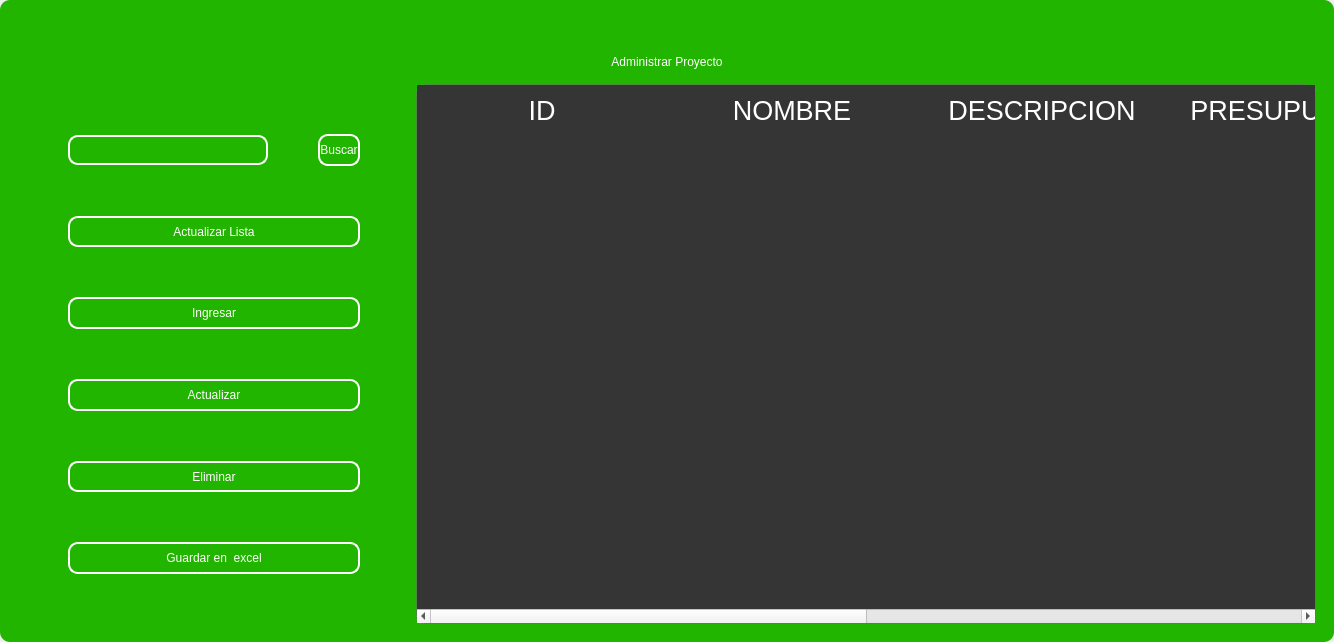
<?xml version="1.0" encoding="UTF-8"?>
<ui version="4.0">
 <class>MainWindow</class>
 <widget class="QMainWindow" name="MainWindow">
  <property name="geometry">
   <rect>
    <x>0</x>
    <y>0</y>
    <width>1303</width>
    <height>642</height>
   </rect>
  </property>
  <property name="windowTitle">
   <string>MainWindow</string>
  </property>
  <property name="styleSheet">
   <string notr="true"/>
  </property>
  <widget class="QWidget" name="centralwidget">
   <property name="styleSheet">
    <string notr="true"/>
   </property>
   <layout class="QVBoxLayout" name="verticalLayout">
    <property name="spacing">
     <number>0</number>
    </property>
    <property name="leftMargin">
     <number>0</number>
    </property>
    <property name="topMargin">
     <number>0</number>
    </property>
    <property name="rightMargin">
     <number>0</number>
    </property>
    <property name="bottomMargin">
     <number>0</number>
    </property>
    <item>
     <widget class="QFrame" name="frame">
      <property name="enabled">
       <bool>true</bool>
      </property>
      <property name="styleSheet">
       <string notr="true">
QFrame {
border-radius:10px;
background-color: rgb(33, 181, 0);
 }
</string>
      </property>
      <property name="frameShape">
       <enum>QFrame::StyledPanel</enum>
      </property>
      <property name="frameShadow">
       <enum>QFrame::Raised</enum>
      </property>
      <layout class="QVBoxLayout" name="verticalLayout_2">
       <item>
        <widget class="QFrame" name="frame_superior">
         <property name="minimumSize">
          <size>
           <width>0</width>
           <height>40</height>
          </size>
         </property>
         <property name="maximumSize">
          <size>
           <width>16777215</width>
           <height>40</height>
          </size>
         </property>
         <property name="styleSheet">
          <string notr="true">QPushButton{
border-radius:18px;
}

QPushButton:hover{
	background-color: rgb(0, 0, 0);
}
</string>
         </property>
         <property name="frameShape">
          <enum>QFrame::StyledPanel</enum>
         </property>
         <property name="frameShadow">
          <enum>QFrame::Raised</enum>
         </property>
         <layout class="QHBoxLayout" name="horizontalLayout_3">
          <property name="spacing">
           <number>4</number>
          </property>
          <property name="leftMargin">
           <number>0</number>
          </property>
          <property name="topMargin">
           <number>0</number>
          </property>
          <property name="rightMargin">
           <number>0</number>
          </property>
          <property name="bottomMargin">
           <number>0</number>
          </property>
          <item>
           <widget class="QPushButton" name="btn_icon">
            <property name="text">
             <string/>
            </property>
            <property name="iconSize">
             <size>
              <width>40</width>
              <height>40</height>
             </size>
            </property>
           </widget>
          </item>
          <item>
           <spacer name="horizontalSpacer_2">
            <property name="orientation">
             <enum>Qt::Horizontal</enum>
            </property>
            <property name="sizeHint" stdset="0">
             <size>
              <width>443</width>
              <height>20</height>
             </size>
            </property>
           </spacer>
          </item>
          <item>
           <widget class="QPushButton" name="btn_exit">
            <property name="minimumSize">
             <size>
              <width>38</width>
              <height>38</height>
             </size>
            </property>
            <property name="maximumSize">
             <size>
              <width>38</width>
              <height>38</height>
             </size>
            </property>
            <property name="cursor">
             <cursorShape>PointingHandCursor</cursorShape>
            </property>
            <property name="text">
             <string/>
            </property>
            <property name="iconSize">
             <size>
              <width>35</width>
              <height>35</height>
             </size>
            </property>
           </widget>
          </item>
          <item>
           <widget class="QPushButton" name="bt_minimizar">
            <property name="minimumSize">
             <size>
              <width>38</width>
              <height>38</height>
             </size>
            </property>
            <property name="maximumSize">
             <size>
              <width>38</width>
              <height>38</height>
             </size>
            </property>
            <property name="cursor">
             <cursorShape>PointingHandCursor</cursorShape>
            </property>
            <property name="text">
             <string/>
            </property>
            <property name="icon">
             <iconset>
              <normaloff>image/minus.svg</normaloff>image/minus.svg</iconset>
            </property>
            <property name="iconSize">
             <size>
              <width>38</width>
              <height>38</height>
             </size>
            </property>
           </widget>
          </item>
          <item>
           <widget class="QPushButton" name="bt_maximizar">
            <property name="minimumSize">
             <size>
              <width>38</width>
              <height>38</height>
             </size>
            </property>
            <property name="maximumSize">
             <size>
              <width>38</width>
              <height>38</height>
             </size>
            </property>
            <property name="cursor">
             <cursorShape>PointingHandCursor</cursorShape>
            </property>
            <property name="text">
             <string/>
            </property>
            <property name="icon">
             <iconset>
              <normaloff>image/chevron-up.svg</normaloff>image/chevron-up.svg</iconset>
            </property>
            <property name="iconSize">
             <size>
              <width>38</width>
              <height>38</height>
             </size>
            </property>
           </widget>
          </item>
          <item>
           <widget class="QPushButton" name="bt_restaurar">
            <property name="minimumSize">
             <size>
              <width>38</width>
              <height>38</height>
             </size>
            </property>
            <property name="maximumSize">
             <size>
              <width>38</width>
              <height>38</height>
             </size>
            </property>
            <property name="cursor">
             <cursorShape>PointingHandCursor</cursorShape>
            </property>
            <property name="text">
             <string/>
            </property>
            <property name="icon">
             <iconset>
              <normaloff>image/chevron-down.svg</normaloff>image/chevron-down.svg</iconset>
            </property>
            <property name="iconSize">
             <size>
              <width>38</width>
              <height>38</height>
             </size>
            </property>
           </widget>
          </item>
          <item>
           <widget class="QPushButton" name="bt_cerrar">
            <property name="minimumSize">
             <size>
              <width>38</width>
              <height>38</height>
             </size>
            </property>
            <property name="maximumSize">
             <size>
              <width>38</width>
              <height>38</height>
             </size>
            </property>
            <property name="cursor">
             <cursorShape>PointingHandCursor</cursorShape>
            </property>
            <property name="text">
             <string/>
            </property>
            <property name="icon">
             <iconset>
              <normaloff>image/x.svg</normaloff>image/x.svg</iconset>
            </property>
            <property name="iconSize">
             <size>
              <width>38</width>
              <height>38</height>
             </size>
            </property>
           </widget>
          </item>
         </layout>
        </widget>
       </item>
       <item>
        <widget class="QLabel" name="label">
         <property name="styleSheet">
          <string notr="true">font: 30pt &quot;MS Shell Dlg 2&quot;;
color: rgb(255, 255, 255);</string>
         </property>
         <property name="text">
          <string>Administrar Proyecto</string>
         </property>
         <property name="alignment">
          <set>Qt::AlignCenter</set>
         </property>
        </widget>
       </item>
       <item>
        <widget class="QFrame" name="frame_3">
         <property name="frameShape">
          <enum>QFrame::StyledPanel</enum>
         </property>
         <property name="frameShadow">
          <enum>QFrame::Raised</enum>
         </property>
         <layout class="QHBoxLayout" name="horizontalLayout_4">
          <item>
           <layout class="QVBoxLayout" name="verticalLayout_4">
            <property name="spacing">
             <number>50</number>
            </property>
            <property name="leftMargin">
             <number>50</number>
            </property>
            <property name="topMargin">
             <number>50</number>
            </property>
            <property name="rightMargin">
             <number>50</number>
            </property>
            <property name="bottomMargin">
             <number>50</number>
            </property>
            <item>
             <layout class="QHBoxLayout" name="horizontalLayout">
              <item>
               <widget class="QLineEdit" name="searchtxt">
                <property name="minimumSize">
                 <size>
                  <width>200</width>
                  <height>30</height>
                 </size>
                </property>
                <property name="maximumSize">
                 <size>
                  <width>150</width>
                  <height>16777215</height>
                 </size>
                </property>
                <property name="styleSheet">
                 <string notr="true">QLabel {
	color: rgb(255, 255, 254);
	font: 12pt &quot;Arial&quot;;
	background-color: rgba(0, 0, 0,0);
}

QTextEdit{
background-color: rgba(0, 0, 0,0);
border-radius:10px; 
font: 12pt &quot;Arial&quot;;
color: rgb(255, 255, 254);
border: 2px solid  rgb(255, 255, 255);

}

QTextEdit:hover{
background-color: rgba(0, 0, 0,0);
border-radius:10px; 
font: 12pt &quot;Arial&quot;;
border: 2px solid  rgb(120, 0, 171);
}

QTextEdit:focus{
background-color: rgb(0, 0, 0);
border-radius:10px; 
font: 12pt &quot;Arial&quot;;
border: 2px solid rgb(120, 0, 171);
}

QLineEdit{
background-color: rgba(0, 0, 0,0);
border-radius:10px; 
font: 12pt &quot;Arial&quot;;
color: rgb(255, 255, 254);
border: 2px solid  rgb(255, 255, 255);

}

QLineEdit:hover{
background-color: rgba(0, 0, 0,0);
border-radius:10px; 
font: 12pt &quot;Arial&quot;;
border: 2px solid  rgb(120, 0, 171);
}

QLineEdit:focus{
background-color: rgb(0, 0, 0);
border-radius:10px; 
font: 12pt &quot;Arial&quot;;
border: 2px solid rgb(120, 0, 171);
}

QCheckBox{
	font: 12pt &quot;Arial&quot;;
	color: rgb(255, 255, 255);
}

QCheckBox::indicator {
    width: 18px;
    height:18px;
}

QCheckBox::indicator:unchecked {
   background-image: url(image/square.svg);
}

QCheckBox::indicator:checked {
   background-image: url(image/check-square.svg);
}

QPushButton{
border-radius:10px; 
font: 12pt &quot;Arial&quot;;
color: rgb(255, 255, 254);
border: 2px solid #ffffff;
}

QPushButton:hover{
border-radius:10px; 
font: 12pt &quot;Arial&quot;;
color: rgb(255, 255, 255);
border: 2px solid rgb(120, 0, 171);
	background-color: rgb(120, 0, 171);
}
</string>
                </property>
               </widget>
              </item>
              <item>
               <widget class="QPushButton" name="btn_search">
                <property name="minimumSize">
                 <size>
                  <width>0</width>
                  <height>15</height>
                 </size>
                </property>
                <property name="maximumSize">
                 <size>
                  <width>100</width>
                  <height>50</height>
                 </size>
                </property>
                <property name="cursor">
                 <cursorShape>PointingHandCursor</cursorShape>
                </property>
                <property name="styleSheet">
                 <string notr="true">QPushButton{
border-radius:10px; 
font: 12pt &quot;Arial&quot;;
color: rgb(255, 255, 254);
border: 2px solid #ffffff;
}

QPushButton:hover{
border-radius:10px; 
font: 12pt &quot;Arial&quot;;
color: rgb(255, 255, 255);
border: 2px solid rgb(120, 0, 171);
	background-color: rgb(120, 0, 171);
}</string>
                </property>
                <property name="text">
                 <string>Buscar</string>
                </property>
               </widget>
              </item>
             </layout>
            </item>
            <item>
             <widget class="QPushButton" name="btn_get">
              <property name="minimumSize">
               <size>
                <width>50</width>
                <height>0</height>
               </size>
              </property>
              <property name="maximumSize">
               <size>
                <width>300</width>
                <height>50</height>
               </size>
              </property>
              <property name="cursor">
               <cursorShape>PointingHandCursor</cursorShape>
              </property>
              <property name="styleSheet">
               <string notr="true">QPushButton{
border-radius:10px; 
font: 12pt &quot;Arial&quot;;
color: rgb(255, 255, 254);
border: 2px solid #ffffff;
}

QPushButton:hover{
border-radius:10px; 
font: 12pt &quot;Arial&quot;;
color: rgb(255, 255, 255);
border: 2px solid rgb(120, 0, 171);
	background-color: rgb(120, 0, 171);
}</string>
              </property>
              <property name="text">
               <string>Actualizar Lista</string>
              </property>
              <property name="iconSize">
               <size>
                <width>35</width>
                <height>35</height>
               </size>
              </property>
             </widget>
            </item>
            <item>
             <widget class="QPushButton" name="btn_add">
              <property name="maximumSize">
               <size>
                <width>300</width>
                <height>50</height>
               </size>
              </property>
              <property name="cursor">
               <cursorShape>PointingHandCursor</cursorShape>
              </property>
              <property name="styleSheet">
               <string notr="true">QPushButton{
border-radius:10px; 
font: 12pt &quot;Arial&quot;;
color: rgb(255, 255, 254);
border: 2px solid #ffffff;
}

QPushButton:hover{
border-radius:10px; 
font: 12pt &quot;Arial&quot;;
color: rgb(255, 255, 255);
border: 2px solid rgb(120, 0, 171);
	background-color: rgb(120, 0, 171);
}</string>
              </property>
              <property name="text">
               <string>Ingresar</string>
              </property>
              <property name="iconSize">
               <size>
                <width>35</width>
                <height>35</height>
               </size>
              </property>
             </widget>
            </item>
            <item>
             <widget class="QPushButton" name="btn_update">
              <property name="maximumSize">
               <size>
                <width>300</width>
                <height>50</height>
               </size>
              </property>
              <property name="cursor">
               <cursorShape>PointingHandCursor</cursorShape>
              </property>
              <property name="styleSheet">
               <string notr="true">QPushButton{
border-radius:10px; 
font: 12pt &quot;Arial&quot;;
color: rgb(255, 255, 254);
border: 2px solid #ffffff;
}

QPushButton:hover{
border-radius:10px; 
font: 12pt &quot;Arial&quot;;
color: rgb(255, 255, 255);
border: 2px solid rgb(120, 0, 171);
	background-color: rgb(120, 0, 171);
}</string>
              </property>
              <property name="text">
               <string>Actualizar</string>
              </property>
              <property name="iconSize">
               <size>
                <width>35</width>
                <height>35</height>
               </size>
              </property>
             </widget>
            </item>
            <item>
             <widget class="QPushButton" name="btn_delete">
              <property name="maximumSize">
               <size>
                <width>300</width>
                <height>50</height>
               </size>
              </property>
              <property name="cursor">
               <cursorShape>PointingHandCursor</cursorShape>
              </property>
              <property name="styleSheet">
               <string notr="true">QPushButton{
border-radius:10px; 
font: 12pt &quot;Arial&quot;;
color: rgb(255, 255, 254);
border: 2px solid #ffffff;
}

QPushButton:hover{
border-radius:10px; 
font: 12pt &quot;Arial&quot;;
color: rgb(255, 255, 255);
border: 2px solid rgb(120, 0, 171);
	background-color: rgb(120, 0, 171);
}</string>
              </property>
              <property name="text">
               <string>Eliminar</string>
              </property>
              <property name="iconSize">
               <size>
                <width>35</width>
                <height>35</height>
               </size>
              </property>
             </widget>
            </item>
            <item>
             <widget class="QPushButton" name="btn_excel">
              <property name="minimumSize">
               <size>
                <width>0</width>
                <height>0</height>
               </size>
              </property>
              <property name="maximumSize">
               <size>
                <width>300</width>
                <height>50</height>
               </size>
              </property>
              <property name="cursor">
               <cursorShape>PointingHandCursor</cursorShape>
              </property>
              <property name="styleSheet">
               <string notr="true">QPushButton{
border-radius:10px; 
font: 12pt &quot;Arial&quot;;
color: rgb(255, 255, 254);
border: 2px solid #ffffff;
}

QPushButton:hover{
border-radius:10px; 
font: 12pt &quot;Arial&quot;;
color: rgb(255, 255, 255);
border: 2px solid rgb(120, 0, 171);
	background-color: rgb(120, 0, 171);
}</string>
              </property>
              <property name="text">
               <string>Guardar en  excel</string>
              </property>
              <property name="iconSize">
               <size>
                <width>35</width>
                <height>35</height>
               </size>
              </property>
             </widget>
            </item>
           </layout>
          </item>
          <item>
           <widget class="QTableWidget" name="table_project">
            <property name="minimumSize">
             <size>
              <width>900</width>
              <height>0</height>
             </size>
            </property>
            <property name="maximumSize">
             <size>
              <width>700</width>
              <height>16777215</height>
             </size>
            </property>
            <property name="styleSheet">
             <string notr="true">QTableView {

	border: 1px solid rgba(255,255,255,40);
	border-bottom-right-radius: 7px; 
	border-bottom-left-radius: 7px; 
	color: white;
	font: 15pt &quot;MS Shell Dlg 2&quot;;
	background-color: rgb(53, 53, 53);
}

QHeaderView::section {
background-color: rgb(53, 53, 53);
color: white;
border: none;
height: 50px;
font-size: 20pt;
}

QTableView::item {
    border-style: none;
    border-bottom: 1px solid rgba(255,255,255,50);
    padding-left: auto;
    padding-right: auto;
}

QTableView::item:selected{
	border: none;
	color: rgb(255, 255, 255);
    background-color: rgba(255, 255, 255, 50);
}
</string>
            </property>
            <property name="editTriggers">
             <set>QAbstractItemView::NoEditTriggers</set>
            </property>
            <attribute name="horizontalHeaderDefaultSectionSize">
             <number>250</number>
            </attribute>
            <column>
             <property name="text">
              <string>ID</string>
             </property>
            </column>
            <column>
             <property name="text">
              <string>NOMBRE</string>
             </property>
            </column>
            <column>
             <property name="text">
              <string>DESCRIPCION</string>
             </property>
            </column>
            <column>
             <property name="text">
              <string>PRESUPUESTO</string>
             </property>
            </column>
            <column>
             <property name="text">
              <string>ESTADO</string>
             </property>
            </column>
            <column>
             <property name="text">
              <string>TIPO DE PROYECTO</string>
             </property>
            </column>
           </widget>
          </item>
         </layout>
        </widget>
       </item>
      </layout>
     </widget>
    </item>
   </layout>
  </widget>
 </widget>
 <resources/>
 <connections/>
</ui>
